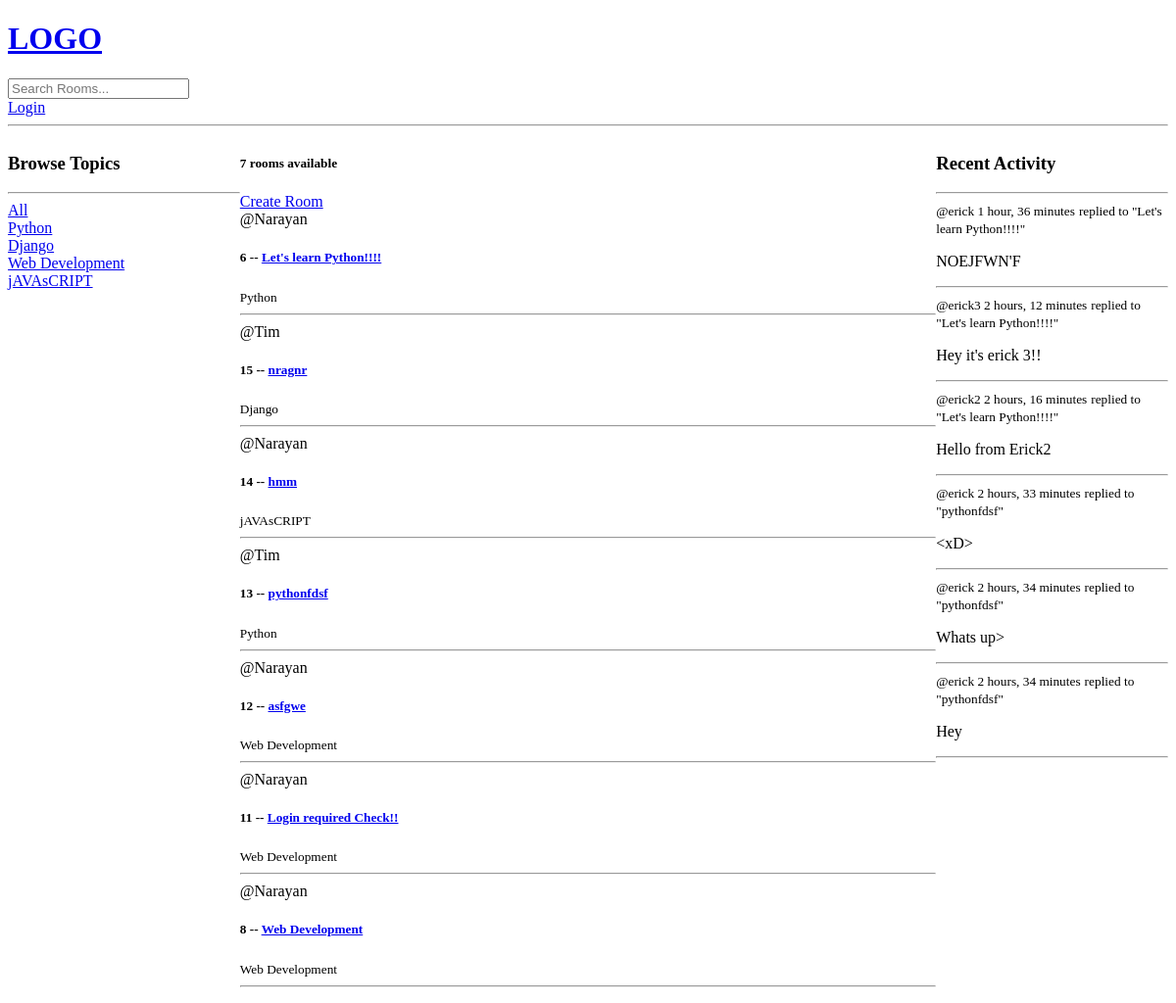
Before: / with the older database file.
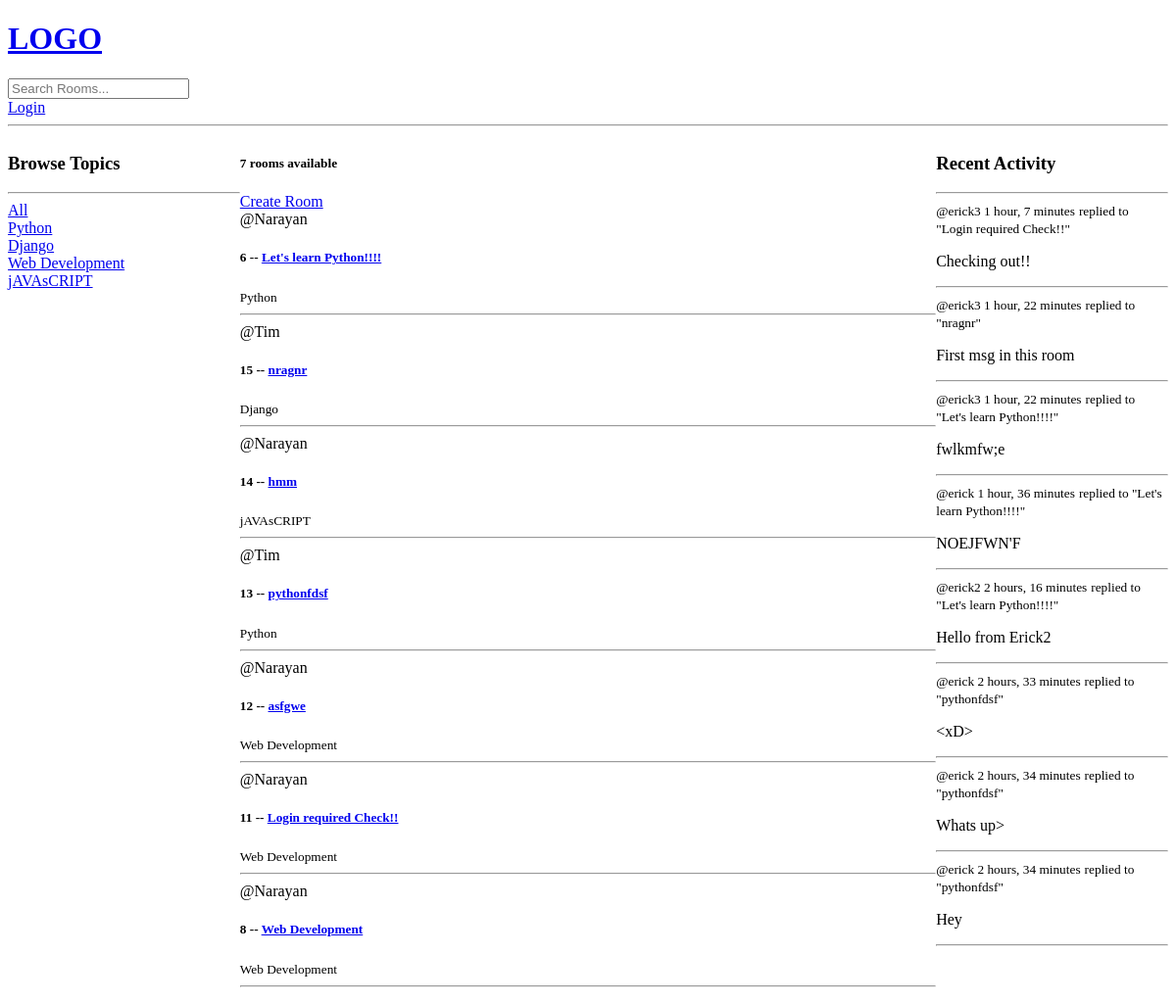
After: the same page with the newer database file.
### base/models.py (models this page shows, shortened)
class Topic(models.Model):
    name = models.CharField(max_length=200)

class Room(models.Model):
    host = models.ForeignKey(User, on_delete=models.SET_NULL, null=True)
    topic = models.ForeignKey(Topic, on_delete=models.SET_NULL, null=True)
    name = models.CharField(max_length=200)
    description = models.TextField(null=True, blank=True)
    participants = models.ManyToManyField(User, related_name='participants', blank=True)
    updated = models.DateTimeField(auto_now=True)
    created = models.DateTimeField(auto_now_add=True)
    class Meta:
        ordering = ['-updated', '-created']
    def __str__(self):
        return self.name

class Message(models.Model):
    user = models.ForeignKey(User, on_delete=models.CASCADE)
    room = models.ForeignKey(Room, on_delete=models.CASCADE)
    body = models.TextField()
    updated = models.DateTimeField(auto_now = True)
    created = models.DateTimeField(auto_now_add = True)
    class Meta:
        ordering = ['-updated', '-created']
    def __str__(self):
        return self.body[0:50]

### base/views.py (the view)
# urls.py: 2. Add a URL to urlpatterns:  path('', views.home, name='home')
def home(request):
    q = request.GET.get('q') if request.GET.get('q') != None else ''
    rooms = Room.objects.filter(
        Q(topic__name__icontains = q) |
        Q(name__icontains=q) |
        Q(description__icontains=q)
        )
    topics = Topic.objects.all()
    room_count = rooms.count()
    room_messages = Message.objects.filter(Q(room__topic__name__icontains=q))
    context = {'rooms': rooms, 'topics': topics, 'room_count': room_count,
               'room_messages': room_messages}
    return render(request, 'base/home.html', context)

### base/templates/base/home.html (shortened to what this page needs)
{% extends 'main.html' %}
{% block content %}
<div class="home-container">
    <div>
        {% include 'base/topics_component.html' %}
    </div>
    <div>
        <h5>{{room_count}} rooms available</h5>
        <a href="{% url 'create-room' %}">Create Room</a>
        {% include 'base/feed_component.html' %}
    </div>
    <div>
        {% include 'base/activity_component.html' %}
    </div>
</div>
{% endblock content %}

### base/templates/base/topics_component.html
<h3>Browse Topics</h3>
<hr>
<div>
    <a href="{% url 'home' %}">All</a>
</div>
{% for topic in topics %}
<div>
    <a href="{% url 'home' %}?q={{topic.name}}">{{topic.name}}</a>
</div>
{% endfor %}

### base/templates/base/feed_component.html (shortened to what this page needs)
<div>
    {% for room in rooms %}
    <div>
        <span>@{{room.host.username}}</span>
        <h5>{{room.id}} -- <a href="{% url 'room' room.id %}">{{room.name}}</a></h5>
        <small>{{room.topic.name}}</small>
        <hr>
    </div>
    {% endfor %}
</div>

### base/templates/base/activity_component.html (shortened to what this page needs)
<h3>Recent Activity</h3>
<hr>
{% for message in room_messages %}
<div>
    <small>@{{message.user}} {{message.created|timesince}}</small>
    <small>replied to "{{message.room}}"</small>
    <p>{{message}}</p>
    <hr>
</div>
{% endfor %}

Changed rows visible on the page:
removed Message: user "erick3", created "2 hours, 12 minutes", room "Let's learn Python!!!!", body "Hey it's erick 3!!"
added Message: user "erick3", created "1 hour, 7 minutes", room "Login required Check!!", body "Checking out!!"
added Message: user "erick3", created "1 hour, 22 minutes", room "nragnr", body "First msg in this room"
added Message: user "erick3", created "1 hour, 22 minutes", room "Let's learn Python!!!!", body "fwlkmfw;e"
